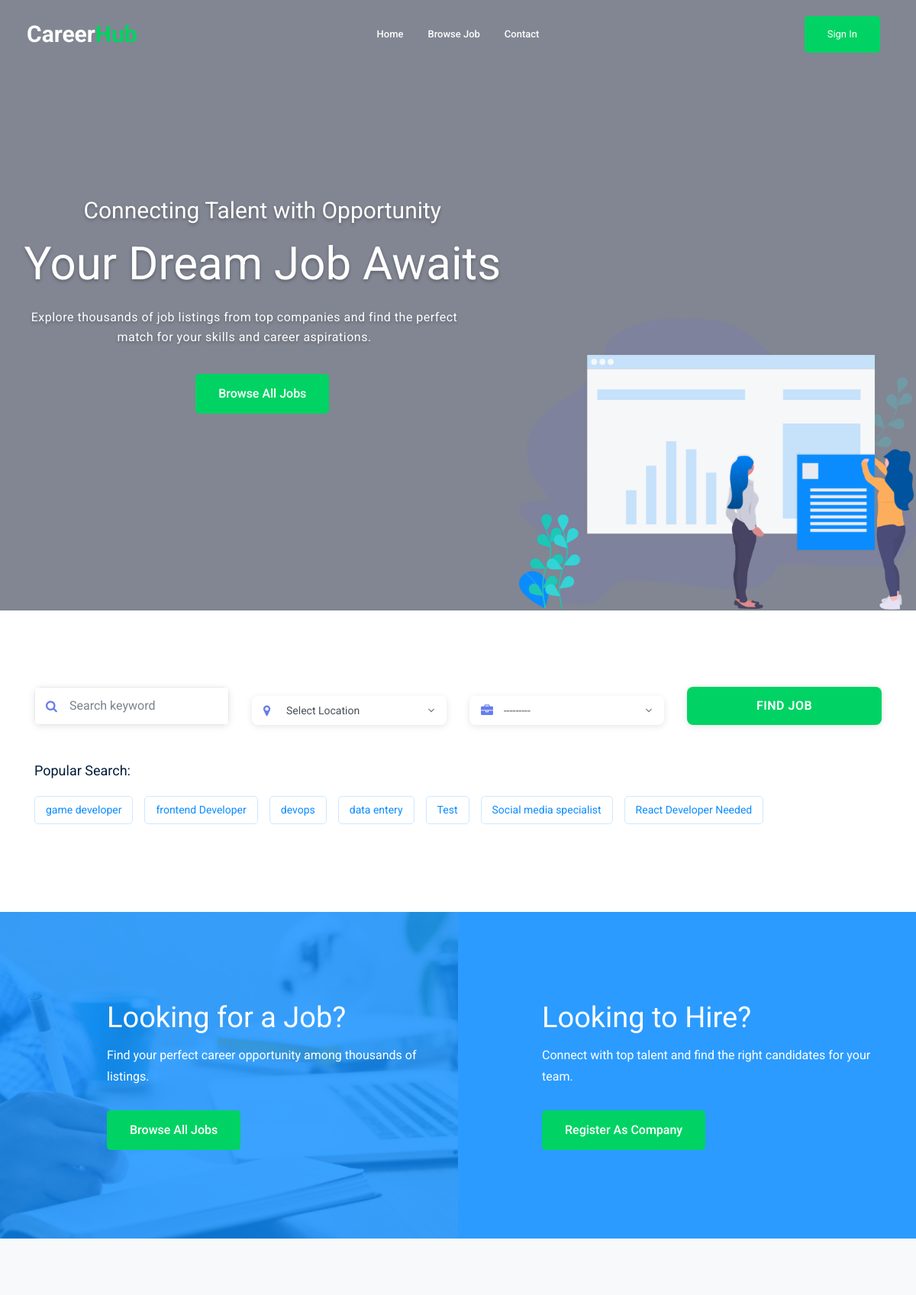
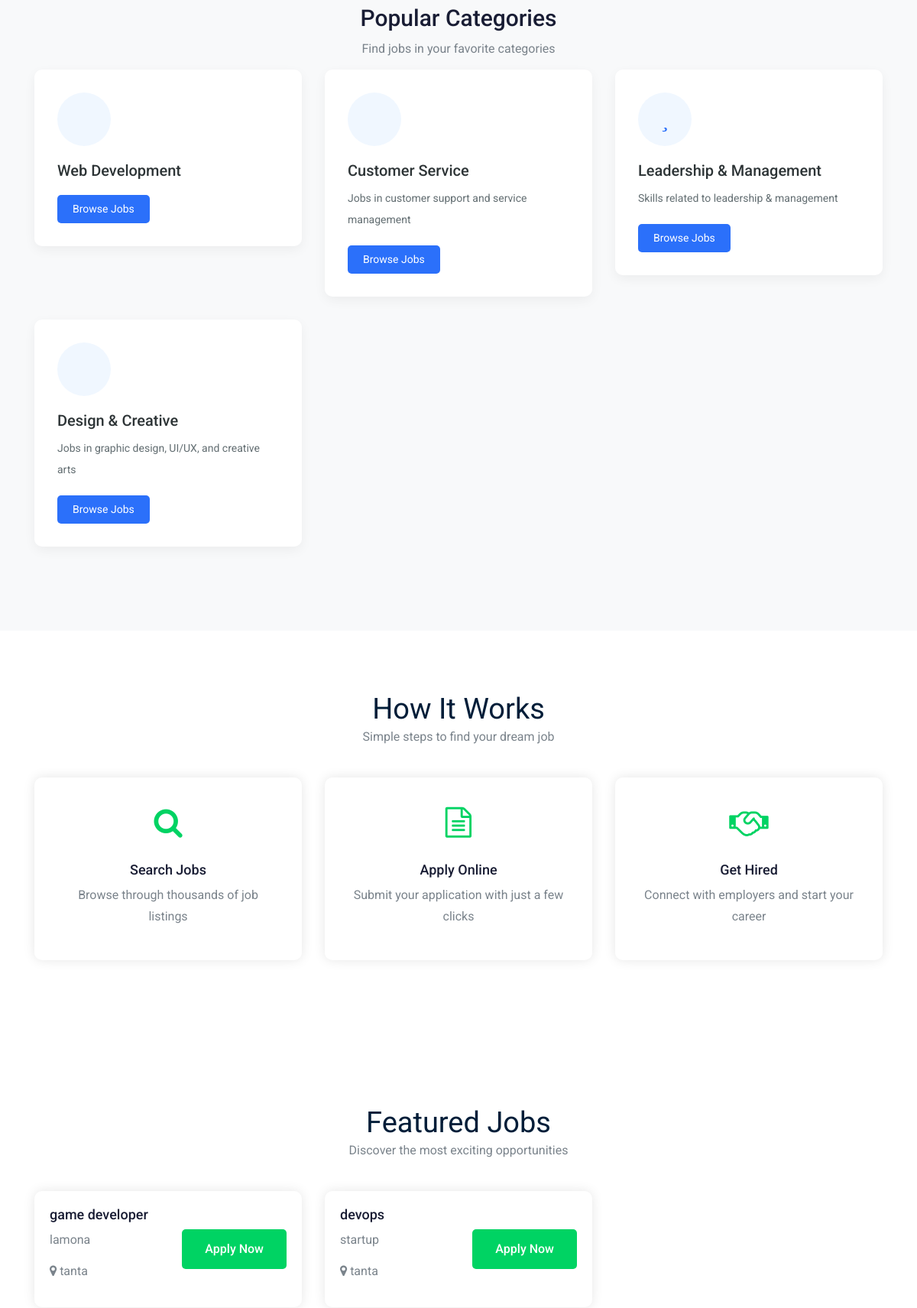
The page / (upper part) on the database its author committed (2 pictures, top to bottom).
### job/models.py (models this page shows, shortened)
class Category(models.Model):
    name = models.CharField(max_length=25)
    description = models.TextField(max_length=200, blank=True)
    icon = models.CharField(max_length=50, blank=True)
    def __str__(self):
        return self.name

class Job(models.Model):  # table
    owner = models.ForeignKey(User, related_name='job_owner', on_delete=models.CASCADE)
    title = models.CharField(max_length=100)  # column
    company_name = models.CharField(max_length=100)
    company_description = models.TextField(max_length=1000, default='', blank=True)
    location = models.CharField(max_length=100)
    job_type = models.CharField(max_length=15, choices=JOB_TYPE)
    job_level = models.CharField(max_length=15, choices=JOB_LEVEL, default='Entry Level')
    description = models.TextField(max_length=2000)
    requirements = models.TextField(max_length=2000)
    responsibilities = models.TextField(max_length=2000)
    published_at = models.DateTimeField(auto_now=True)
    vacancy = models.IntegerField(default=1, validators=[MinValueValidator(1)])
    salary = models.IntegerField(default=0)
    experience_min = models.IntegerField(default=0)
    experience_max = models.IntegerField(default=0)
    category = models.ForeignKey('Category', on_delete=models.CASCADE)
    image = models.ImageField(upload_to=image_upload)
    is_featured = models.BooleanField(default=False)
    is_active = models.BooleanField(default=True)
    skills = models.ManyToManyField('Skill', related_name='jobs')
    slug = models.SlugField(blank=True, null=True)

### home/views.py (the view)
# urls.py: path('', views.home, name='home'),
def home(request):
    featured_jobs = Job.objects.filter(is_featured=True)[:6]  # Get up to 6 featured jobs
    specific_categories_names = ['Web Development', 'Mobile', 'Marketing']
    specific_categories = Category.objects.filter(name__in=specific_categories_names)
    random_categories = Category.objects.exclude(name__in=specific_categories_names).order_by('?')[:3]
    categories = list(specific_categories) + list(random_categories)
    popular_job_titles = Job.objects.values('title').annotate(
        count=Count('title')
    ).order_by('-count')[:7]  # Get top 7 most common job titles
    home_search_filter = JobFilter(request.GET, queryset=Job.objects.all())
    context = {
        'featured_jobs': featured_jobs,
        'categories': categories,
        'home_search_filter': home_search_filter,
        'popular_job_titles': popular_job_titles,
    }
    return render(request, 'home/index.html', context)

### home/templates/home/index.html (shortened to what this page needs)
{% extends "base.html" %}
{% load static %}
{% block body %}
<div class="slider_area">
    <div class="single_slider d-flex align-items-center slider_bg_1 overlay">
        <div class="container">
            <div class="row align-items-center">
                <div class="col-lg-7 col-md-6">
                    <div class="slider_text">
                        <h5 class="wow fadeInLeft" data-wow-duration="1s" data-wow-delay=".2s">Connecting Talent with Opportunity</h5>
                        <h3 class="wow fadeInLeft" data-wow-duration="1s" data-wow-delay=".3s">Your Dream Job Awaits</h3>
                        <p class="wow fadeInLeft slider-description" data-wow-duration="1s" data-wow-delay=".4s">Explore thousands of job listings from top companies and find the perfect match for your skills and career aspirations.</p>
                        <div class="sldier_btn wow fadeInLeft" data-wow-duration="1s" data-wow-delay=".5s">
                            <a href="{% url 'jobs:job_list' %}" class="boxed-btn3">Browse All Jobs</a>
                        </div>
                    </div>
                </div>
            </div>
        </div>
    </div>
    <div class="ilstration_img wow fadeInRight d-none d-lg-block text-right" data-wow-duration="1s" data-wow-delay=".2s">
        <img src="{% static 'img/banner/illustration.png' %}" alt="">
    </div>
</div>
<div class="catagory_area">
    <div class="container">
        <form action="{% url 'jobs:job_list' %}" method="GET">
            <div class="row cat_search align-items-end">
                <div class="col-lg-3 col-md-4 mb-3">
                    <div class="single_input">
                        <div class="search-input-wrapper">
                            <input type="text" id="search-keyword" placeholder="Search keyword" class="form-control search-input" name="title" value="{{ request.GET.title|default_if_none:'' }}" aria-label="Search for jobs">
                        </div>
                    </div>
                </div>
                <div class="col-lg-3 col-md-4 mb-3">
                    <div class="single_input">
                        <div class="select-input-wrapper">
                            {{ home_search_filter.form.location }}
                        </div>
                    </div>
                </div>
                <div class="col-lg-3 col-md-4 mb-3">
                    <div class="single_input">
                        <div class="select-input-wrapper">
                            {{ home_search_filter.form.category }}
                        </div>
                    </div>
                </div>
                <div class="col-lg-3 col-md-12 mb-3">
                    <div class="job_btn">
                        <button type="submit" class="boxed-btn3 w-100">Find Job</button>
                    </div>
                </div>
            </div>
        </form>
        <div class="row">
            <div class="col-lg-12">
                <div class="popular_search d-flex align-items-center">
                    <span class="search_label">Popular Search:</span>
                    <ul class="search_tags">
                        {% for job_title in popular_job_titles %}
                            <li><a href="{% url 'job:job_list' %}?title={{ job_title.title }}" class="tag_link">{{ job_title.title }}</a></li>
                        {% endfor %}
                    </ul>
                </div>
            </div>
        </div>
    </div>
</div>
<div class="job_searcing_wrap overlay">
    <div class="container">
        <div class="row">
            <div class="col-lg-5 offset-lg-1 col-md-6">
                <div class="searching_text">
                    <h3>Looking for a Job?</h3>
                    <p>Find your perfect career opportunity among thousands of listings.</p>
                    <a href="{% url 'jobs:job_list' %}" class="boxed-btn3">Browse All Jobs</a>
                </div>
            </div>
            <div class="col-lg-5 offset-lg-1 col-md-6">
                <div class="searching_text">
                    <h3>Looking to Hire?</h3>
                    <p>Connect with top talent and find the right candidates for your team.</p>
                    {% if user.is_authenticated and user.profile.user_type == 'company' %}
                        <a href="{% url 'jobs:add_job' %}" class="boxed-btn3">Post a Job</a>
                    {% else %}
                        <a href="{% url 'accounts:signup' %}" class="boxed-btn3">Register as Company</a>
                    {% endif %}
                </div>
            </div>
        </div>
    </div>
</div>
<section class="popular-categories section-padding">
    <div class="container">
        <div class="row">
            <div class="col-lg-12">
                <div class="section-title text-center">
                    <h2>Popular Categories</h2>
                    <p>Find jobs in your favorite categories</p>
                </div>
            </div>
        </div>
        <div class="row">
            {% for category in categories %}
            <div class="col-lg-4 col-md-6">
                <div class="category-card">
                    <div class="category-icon">
                        <i class="fas {{ category.icon }}"></i>
                    </div>
                    <div class="category-content">
                        <h3>{{ category.name }}</h3>
                        <p>{{ category.description }}</p>
                        <a href="{% url 'jobs:job_list' %}?category={{ category.id }}" class="btn btn-primary">Browse Jobs</a>
                    </div>
                </div>
            </div>
            {% endfor %}
        </div>
    </div>
</section>
<div class="how_it_works_area section_padding">
    <div class="container">
        <div class="row">
            <div class="col-lg-12">
                <div class="section_title text-center mb-40">
                    <h3>How It Works</h3>
                    <p>Simple steps to find your dream job</p>
                </div>
            </div>
        </div>
        <div class="row">
            <div class="col-lg-4 col-md-6">
                <div class="single_work text-center">
                    <div class="work_icon">
                        <i class="fa fa-search"></i>
                    </div>
                    <h4>Search Jobs</h4>
                    <p>Browse through thousands of job listings</p>
                </div>
            </div>
            <div class="col-lg-4 col-md-6">
                <div class="single_work text-center">
                    <div class="work_icon">
                        <i class="fa fa-file-text-o"></i>
                    </div>
                    <h4>Apply Online</h4>
                    <p>Submit your application with just a few clicks</p>
                </div>
            </div>
            <div class="col-lg-4 col-md-6">
                <div class="single_work text-center">
                    <div class="work_icon">
                        <i class="fa fa-handshake-o"></i>
                    </div>
                    <h4>Get Hired</h4>
                    <p>Connect with employers and start your career</p>
                </div>
            </div>
        </div>
    </div>
</div>
<div class="featured_jobs_area section_padding">
    <div class="container">
        <div class="row">
            <div class="col-lg-12">
                <div class="section_title text-center mb-40">
                    <h3>Featured Jobs</h3>
                    <p>Discover the most exciting opportunities</p>
                </div>
            </div>
        </div>
        <div class="row">
            {% for job in featured_jobs %}
            <div class="col-lg-4 col-md-6">
                <div class="single_jobs">
                    <div class="jobs_left">
                        <h4>{{ job.title }}</h4>
                        <p>{{ job.company_name }}</p>
                        <p class="location"><i class="fa fa-map-marker"></i> {{ job.location }}</p>
                    </div>
                    <div class="jobs_right">
                        <a href="{% url 'job:job_detail' job.slug %}" class="boxed-btn3">Apply Now</a>
                    </div>
                </div>
            </div>
            {% endfor %}
        </div>
    </div>
</div>
{% endblock body %}

### rows shown on the page
Category: name "Web Development"
Category: name "Customer Service", description "Jobs in customer support and service management"
Category: name "Leadership & Management", description "Skills related to leadership & management"
Category: name "Design & Creative", description "Jobs in graphic design, UI/UX, and creative arts"
Job: title "game developer", company_name "lamona", location "tanta"
Job: title "devops", company_name "startup", location "tanta"

### other values the page prints
{{ job_title.title }} "game developer" "frontend Developer" "devops" "data entery" "Test" "Social media specialist" "React Developer Needed"
